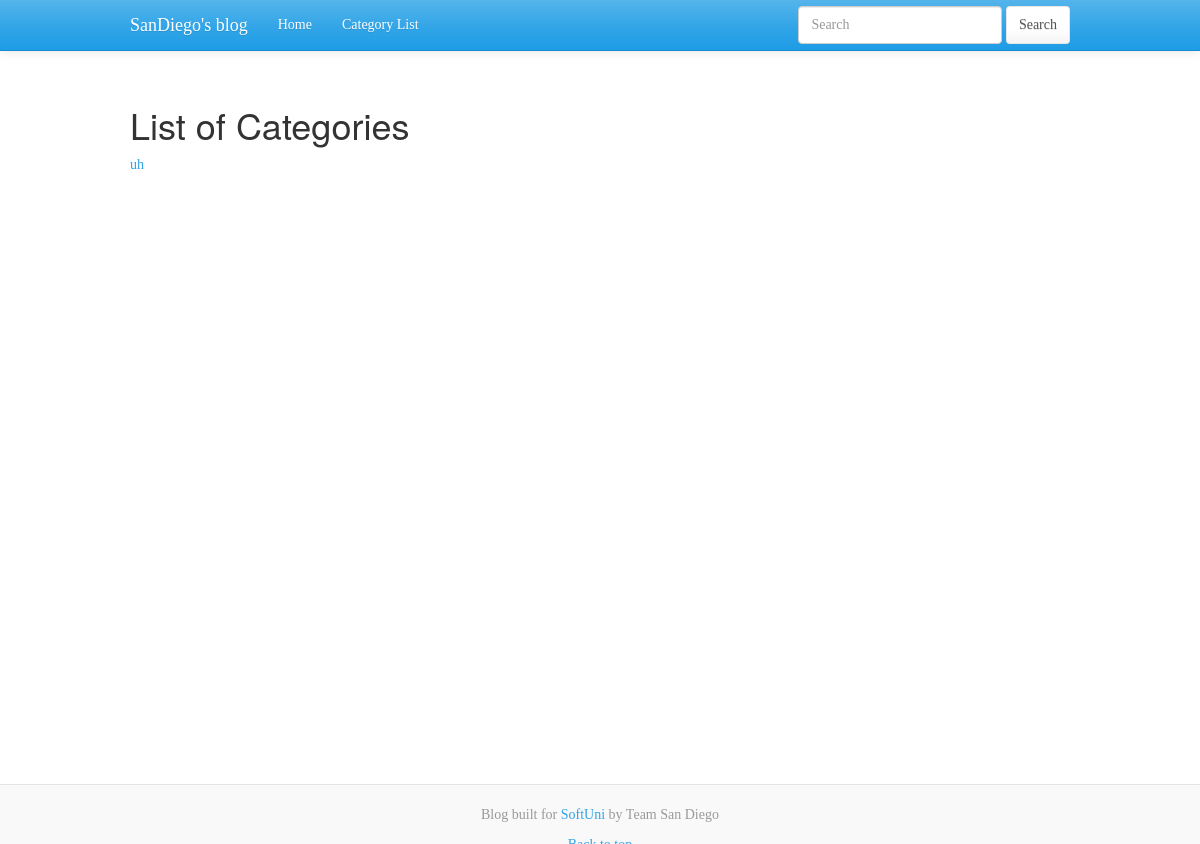
Page /category_list.php on the earlier database version.
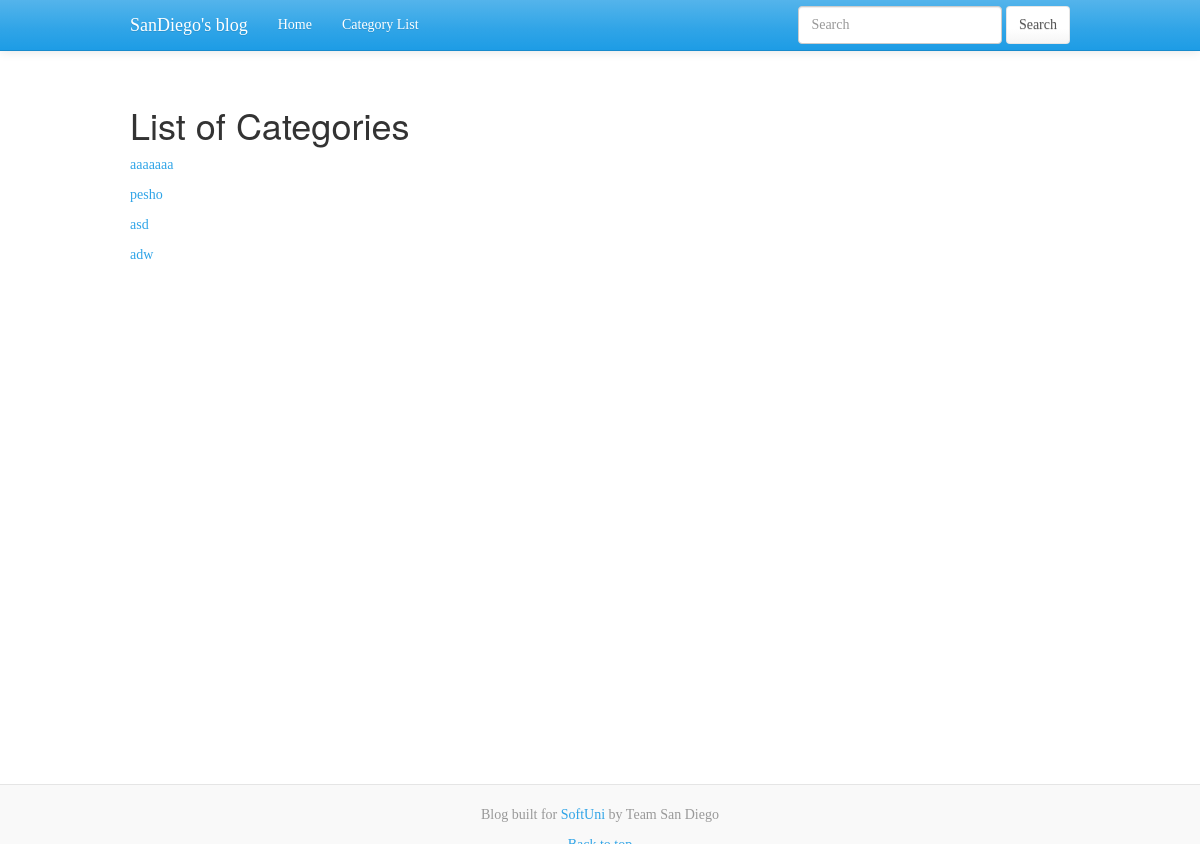
Same page on the later database version.
### tables this page shows
CREATE TABLE IF NOT EXISTS `cat` (
  `id` int(11) NOT NULL AUTO_INCREMENT,
  `name` varchar(255) NOT NULL,
  PRIMARY KEY (`id`)
);

### category_list.php (called while the page is built, shortened)
<?php
$categories = get_categories();
include_once DX_ROOT_DIR . 'views/templates/default_template.php';

### resources/func/blog.php (called while the page is built, shortened)
<?php
function get_categories()
{
    global $db;
    $query = "
            SELECT
                id, name
            FROM cat
        ";
    try {
        $stmt = $db->prepare($query);
        $stmt->execute();
    } catch (PDOException $ex) {
        die("Failed to run query: ");
    }
    $rows = $stmt->fetchAll();
    return $rows;
}

### views/elements/category_list.php (the view, shortened to what this page needs)
<div class="container"><br/><br/>
    <h1>List of Categories</h1>
    <?php
    foreach ($categories as $category):
        ?>
        <p>
            <a href="category.php?id=<?php echo $category['id'] ?>&name=<?php echo $category['name']?>"><?php echo htmlentities($category['name']) ?></a>
        </p>
    <?php endforeach; ?>
</div>

Differences in the rows shown:
removed cat: name "uh"
added cat: name "aaaaaaa"
added cat: name "pesho"
added cat: name "asd"
added cat: name "adw"
